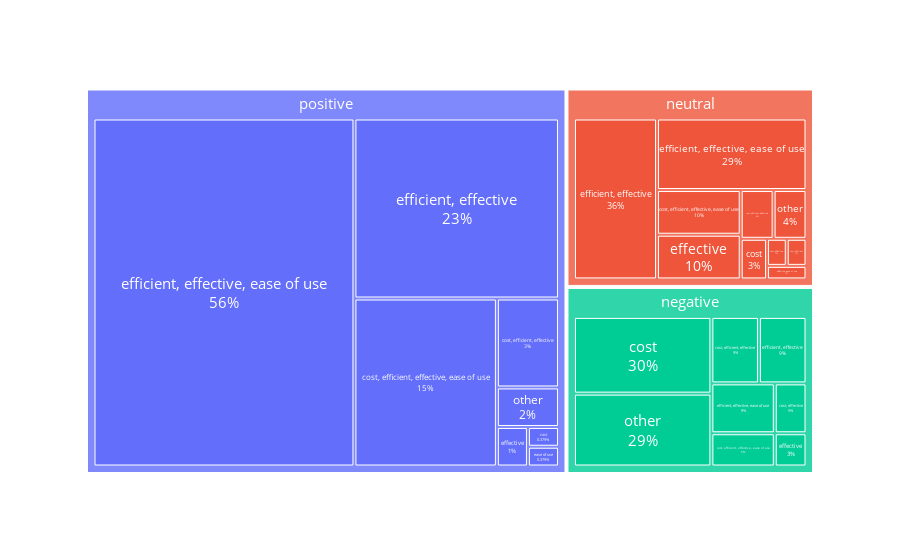

The code cell stored with this chart in its notebook:
### Code cell
# Treemap: percentages within each sentiment
from collections import defaultdict
import plotly
import plotly.express as px

data =  df
fig = px.treemap(data, path=['sentiment', 'align_type'])

fig.data[0].textinfo = 'label+text+percent parent'
fig.data[0]['textfont']['color'] = "white"
fig.data[0]['textfont']['size'] = 15
fig.data[0].textposition = 'middle center'

fig.layout.hovermode = False

fig.show()

### Figure 1 — Plotly figure (JSON) as saved in the notebook; plotly's stock layout.template omitted (floating-point values rounded to 4 significant figures)
{"data": [{"branchvalues": "total", "domain": {"x": [0, 1], "y": [0, 1]}, "hovertemplate": "labels=%{label}<br>count=%{value}<br>parent=%{parent}<br>id=%{id}<extra></extra>", "ids": ["negative/cost", "neutral/cost", "positive/cost", "negative/cost, effective", "neutral/cost, effective", "neutral/cost, efficient", "negative/cost, efficient, effective", "neutral/cost, efficient, effective", "positive/cost, efficient, effective", "negative/cost, efficient, effective, ease of use", "neutral/cost, efficient, effective, ease of use", "positive/cost, efficient, effective, ease of use", "positive/ease of use", "negative/effective", "neutral/effective", "positive/effective", "neutral/effective, ease of use", "negative/efficient, effective", "neutral/efficient, effective", "positive/efficient, effective", "negative/efficient, effective, ease of use", "neutral/efficient, effective, ease of use", "positive/efficient, effective, ease of use", "negative/other", "neutral/other", "positive/other", "negative", "neutral", "positive"], "labels": ["cost", "cost", "cost", "cost, effective", "cost, effective", "cost, efficient", "cost, efficient, effective", "cost, efficient, effective", "cost, efficient, effective", "cost, efficient, effective, ease of use", "cost, efficient, effective, ease of use", "cost, efficient, effective, ease of use", "ease of use", "effective", "effective", "effective", "effective, ease of use", "efficient, effective", "efficient, effective", "efficient, effective", "efficient, effective, ease of use", "efficient, effective, ease of use", "efficient, effective, ease of use", "other", "other", "other", "negative", "neutral", "positive"], "name": "", "parents": ["negative", "neutral", "positive", "negative", "neutral", "neutral", "negative", "neutral", "positive", "negative", "neutral", "positive", "positive", "negative", "neutral", "positive", "neutral", "negative", "neutral", "positive", "negative", "neutral", "positive", "negative", "neutral", "positive", "", "", ""], "values": [20, 2, 1, 3, 1, 1, 6, 3, 9, 4, 7, 39, 1, 2, 7, 2, 1, 6, 25, 60, 6, 20, 148, 19, 3, 4, 66, 70, 264], "type": "treemap", "textinfo": "label+text+percent parent", "textfont": {"color": "white", "size": 15}, "textposition": "middle center"}], "layout": {"legend": {"tracegroupgap": 0}, "margin": {"t": 60}, "hovermode": false}}
